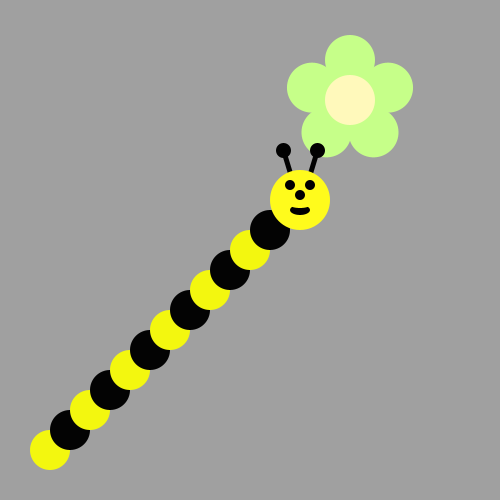
Frame 1 (no input)
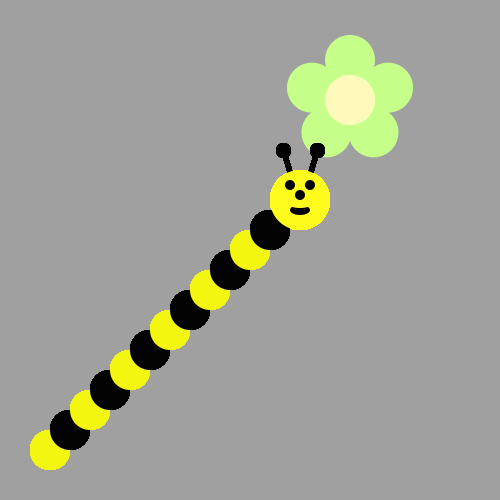
Frame 60 (the mouse pressed at the canvas centre just before this capture)
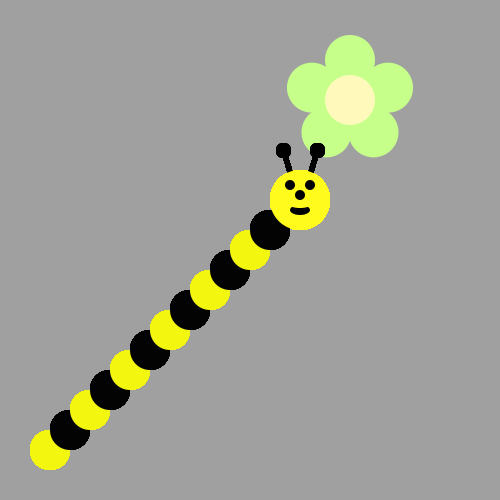
Frame 120 (the mouse held since frame 60 and released just before this capture)

The Processing sketch that drew these frames (run headless with seeded random() and noise(); from frame 60 on, the mouse is pressed at the canvas centre):

// Processing sketch: bumble_bee
// ── bumble_bee.pde
void draw() {
int bob = 50;
int bobby = 450;
for (int i = 12; i > 00; i--) {
if (i % 2 == 0) {
fill (#F3F70F);
}
else {
 fill (#030303); 
}
  ellipse (bob, bobby, 40,40);
bob += 20;
bobby -= 20; 
}
drawBeeFace (300, 200);
  
  
  
  
  
  
  
  /*Use a loop to make a body for the Bee!
Then put his head on using drawBeeFace(x,y)
Use Modulo to make the colors alternate 
*/
}

void drawFlower(int x, int y) {
     noStroke();
     translate(x, y);
     // draw 5 petals, rotating after each one
     fill(#c6ff89);      // green
      for (int i = 0; i < 5; i++) {
           ellipse(0, -40, 50, 50);
          rotate(radians(72));
     }
     fill(#fff9bb); // light yellow
     ellipse(0, 0, 50, 50);
} 
void drawBeeFace(int BeeFaceX, int BeeFaceY) {
     noStroke();
     fill(0, 0, 0);
     stroke(1);
     strokeWeight(5);
     line(BeeFaceX-10, BeeFaceY-27, BeeFaceX-17, BeeFaceY-50);
     line(BeeFaceX+10, BeeFaceY-27, BeeFaceX+17, BeeFaceY-50);
     ellipse(BeeFaceX-17, BeeFaceY-50, 10, 10);
     ellipse(BeeFaceX+17, BeeFaceY-50, 10, 10);
     noStroke();
     fill(255, 251, 28);
     ellipse(BeeFaceX, BeeFaceY, 60, 60); // face
     fill(255, 237, 209);
     fill(0,0,0);
      ellipse(BeeFaceX-10, BeeFaceY-15, 10, 10); // eyes
     ellipse(BeeFaceX+10, BeeFaceY-15, 10, 10);
      ellipse(BeeFaceX, BeeFaceY-5, 10, 10); // nose
      ellipse(BeeFaceX, BeeFaceY+10, 20, 10);// mouth
     fill(255, 251, 28);
     ellipse(BeeFaceX, BeeFaceY+5, 20, 6);
}

void setup() {
     ellipseMode(CENTER);
     size(500, 500);
     background(160, 160, 160);
      drawFlower(350, 100);
}
